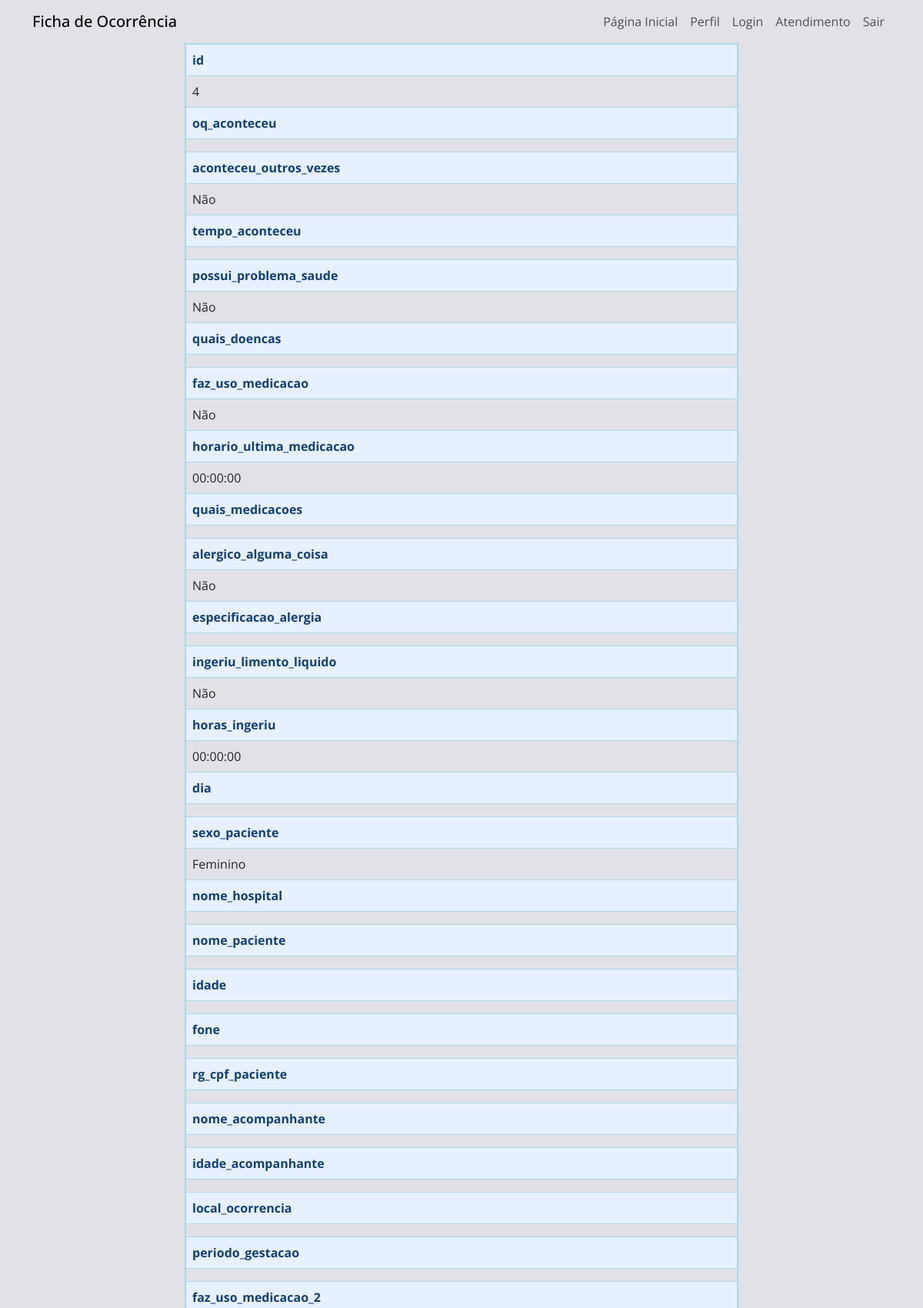
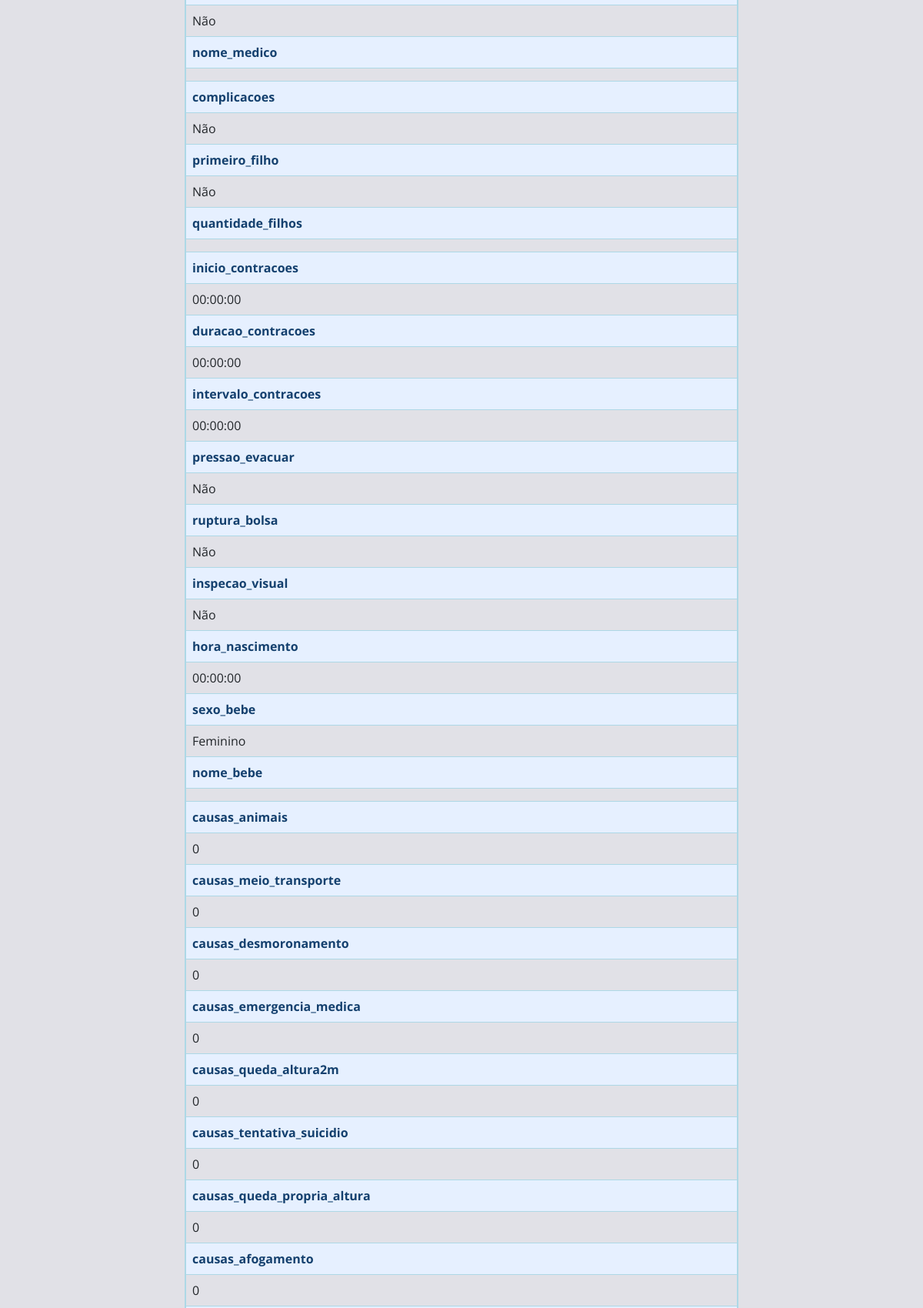
The page /buscar_ocorrencias.php (upper part) on the database its author committed (2 pictures, top to bottom).
### tables this page shows
CREATE TABLE `ficha_ocorrencia` (
  `id` int(11) NOT NULL,
  `oq_aconteceu` text DEFAULT NULL,
  `aconteceu_outros_vezes` enum('Sim','Não') DEFAULT NULL,
  `tempo_aconteceu` text DEFAULT NULL,
  `possui_problema_saude` enum('Sim','Não') DEFAULT NULL,
  `quais_doencas` text DEFAULT NULL,
  `faz_uso_medicacao` enum('Sim','Não') DEFAULT NULL,
  `horario_ultima_medicacao` time DEFAULT NULL,
  `quais_medicacoes` text DEFAULT NULL,
  `alergico_alguma_coisa` enum('Sim','Não') DEFAULT NULL,
  `especificacao_alergia` text DEFAULT NULL,
  `ingeriu_limento_liquido` enum('Sim','Não') DEFAULT NULL,
  `horas_ingeriu` time DEFAULT NULL,
  `dia` text DEFAULT NULL,
  `sexo_paciente` enum('Masculino','Feminino','Outro') DEFAULT NULL,
  `nome_hospital` varchar(255) DEFAULT NULL,
  `nome_paciente` varchar(255) DEFAULT NULL,
  `idade` varchar(45) DEFAULT NULL,
  `fone` varchar(20) DEFAULT NULL,
  `rg_cpf_paciente` varchar(20) DEFAULT NULL,
  `nome_acompanhante` varchar(255) DEFAULT NULL,
  `idade_acompanhante` varchar(45) DEFAULT NULL,
  `local_ocorrencia` varchar(255) DEFAULT NULL,
  `periodo_gestacao` varchar(45) DEFAULT NULL,
  `faz_uso_medicacao_2` enum('Sim','Não') DEFAULT NULL,
  `nome_medico` varchar(255) DEFAULT NULL,
  `complicacoes` enum('Sim','Não') DEFAULT NULL,
  `primeiro_filho` enum('Sim','Não') DEFAULT NULL,
  `quantidade_filhos` varchar(45) DEFAULT NULL,
  `inicio_contracoes` time DEFAULT NULL,
  `duracao_contracoes` time DEFAULT NULL,
  `intervalo_contracoes` time DEFAULT NULL,
  `pressao_evacuar` enum('Sim','Não') DEFAULT NULL,
  `ruptura_bolsa` enum('Sim','Não') DEFAULT NULL,
  `inspecao_visual` enum('Sim','Não') DEFAULT NULL,
  `hora_nascimento` time DEFAULT NULL,
  `sexo_bebe` enum('Masculino','Feminino','Outro') DEFAULT NULL,
  `nome_bebe` varchar(255) DEFAULT NULL,
  `causas_animais` int(11) DEFAULT NULL,
  `causas_meio_transporte` int(11) DEFAULT NULL,
  `causas_desmoronamento` int(11) DEFAULT NULL,
  `causas_emergencia_medica` int(11) DEFAULT NULL,
  `causas_queda_altura2m` int(11) DEFAULT NULL,
  `causas_tentativa_suicidio` int(11) DEFAULT NULL,
  `causas_queda_propria_altura` int(11) DEFAULT NULL,
  `causas_afogamento` int(11) DEFAULT NULL,
  `causas_agressao` int(11) DEFAULT NULL,
  `causas_atropelamento` int(11) DEFAULT NULL,
  `causas_choque_eletrico` int(11) DEFAULT NULL,
  `causas_desabamento` int(11) DEFAULT NULL,
  `causas_domestico` int(11) DEFAULT NULL,
  `causas_esportivo` int(11) DEFAULT NULL,
  `causas_intoxicacao` int(11) DEFAULT NULL,
  `causas_queda_bicicleta` int(11) DEFAULT NULL,
  `causas_queda_moto` int(11) DEFAULT NULL,
  `causas_queda_nivel_2m` int(11) DEFAULT NULL,
  `causas_trabalho` int(11) DEFAULT NULL,
  `causas_transferencia` int(11) DEFAULT NULL,
  `outras_causas` text DEFAULT NULL,
  `espontanea` int(11) DEFAULT NULL,
  `comando_verbal` int(11) DEFAULT NULL,
  `estimulo_doloroso` int(11) DEFAULT NULL,
  `nenhuma` int(11) DEFAULT NULL,
  `orientado` int(11) DEFAULT NULL,
  `palavras_frase_apropriadas` int(11) DEFAULT NULL,
  `conflito` int(11) DEFAULT NULL,
  `palavras_inapropriadas` int(11) DEFAULT NULL,
  `palavras_inapropriadas2` int(11) DEFAULT NULL,
  `choro_persistente` int(11) DEFAULT NULL,
  `palavras_incompreensiveis` int(11) DEFAULT NULL,
  `sons_incompreensiveis` int(11) DEFAULT NULL,
  `nenhuma_resposta_verbal` int(11) DEFAULT NULL,
  `obedece_comandos` int(11) DEFAULT NULL,
  `obedece_prontamente` int(11) DEFAULT NULL,
  `localiza_dor` int(11) DEFAULT NULL,
  `localiza_dor_ou_estimulo_tatil` int(11) DEFAULT NULL,
  `movimento_de_retirada` int(11) DEFAULT NULL,
  `retirada_do_segmento_estimulado` int(11) DEFAULT NULL,
  `flexao_anormal` int(11) DEFAULT NULL,
  `flexao_anormal2` int(11) DEFAULT NULL,
  `extensao_anormal` int(11) DEFAULT NULL,
  `extensao_anormal2` int(11) DEFAULT NULL,
  `nenhuma_resposta_motora` int(11) DEFAULT NULL,
  `ausencia` int(11) DEFAULT NULL,
  `total_gcs_1` varchar(45) DEFAULT NULL,
  `total_gcs_2` varchar(45) DEFAULT NULL,
  `pressao_arterial1` varchar(20) DEFAULT NULL,
  `pressao_arterial2` varchar(20) DEFAULT NULL,
  `pulso` varchar(20) DEFAULT NULL,
  `respiracao` varchar(20) DEFAULT NULL,
  `pulsacao1` varchar(20) DEFAULT NULL,
  `pulsacao2` varchar(20) DEFAULT NULL,
  `temperatura` varchar(20) DEFAULT NULL,
  `perfusao` varchar(20) DEFAULT NULL,
  `anormal` varchar(40) DEFAULT NULL,
  `normal` varchar(45) DEFAULT NULL,
  `psiquiatrico` enum('Sim','Não') DEFAULT NULL,
  `respiratorio` varchar(45) DEFAULT NULL,
  `diabetes` varchar(45) DEFAULT NULL,
  `obstetrico` varchar(45) DEFAULT NULL,
  `transporte` varchar(45) DEFAULT NULL,
  `prob_outros` text DEFAULT NULL,
  `localFerimento` varchar(255) DEFAULT NULL,
  `lado` varchar(255) DEFAULT NULL,
  `face` varchar(255) DEFAULT NULL,
  `tipo` varchar(255) DEFAULT NULL,
  `cabecaGrau` int(11) DEFAULT NULL,
  `cabecaGrau2` int(11) NOT NULL,
  `cabecaGrau3` int(11) NOT NULL,
  `cabecaGrau4` int(11) NOT NULL,
  `pescocoGrau` int(11) DEFAULT NULL,
  `pescocoGrau2` int(11) NOT NULL,
  `pescocoGrau3` int(11) NOT NULL,
  `pescocoGrau4` int(11) NOT NULL,
  `tantGrau` int(11) DEFAULT NULL,
  `tantGrau2` int(11) NOT NULL,
  `tantGrau3` int(11) NOT NULL,
  `tantGrau4` int(11) NOT NULL,
  `tposGrau` int(11) DEFAULT NULL,
  `tposGrau2` int(11) NOT NULL,
  `tposGrau3` int(11) NOT NULL,
  `tposGrau4` int(11) NOT NULL,
  `genitalGrau` int(11) DEFAULT NULL,
  `genitalGrau2` int(11) NOT NULL,
  `genitalGrau3` int(11) NOT NULL,
  `genitalGrau4` int(11) NOT NULL,
  `middireitoGrau` int(11) DEFAULT NULL,
  `middireitoGrau2` int(11) NOT NULL,
  `middireitoGrau3` int(11) NOT NULL,
  `middireitoGrau4` int(11) NOT NULL,
  `midesquerdoGrau` int(11) DEFAULT NULL,
  `midesquerdoGrau2` int(11) NOT NULL,
  `midesquerdoGrau3` int(11) NOT NULL,
  `midesquerdoGrau4` int(11) NOT NULL,
  `msdGrau` int(11) DEFAULT NULL,
  `msdGrau2` int(11) NOT NULL,
  `msdGrau3` int(11) NOT NULL,
  `msdGrau4` int(11) NOT NULL,
  `mseGrau` int(11) DEFAULT NULL,
  `mseGrau2` int(11) NOT NULL,
  `mseGrau3` int(11) NOT NULL,
  `mseGrau4` int(11) NOT NULL,
  `Abdomem_sensivel_rigido` tinyint(1) DEFAULT NULL,
  `Afundamento_cranio` tinyint(1) DEFAULT NULL,
  `Agitacao` tinyint(1) DEFAULT NULL,
  `Apineia` tinyint(1) DEFAULT NULL,
  `Bradicardia` tinyint(1) DEFAULT NULL,
  `Bradipneia` tinyint(1) DEFAULT NULL,
  `Bronco_aspirando` tinyint(1) DEFAULT NULL,
  `Cianose_labios` tinyint(1) DEFAULT NULL,
  `Cianose_extremidade` tinyint(1) DEFAULT NULL,
  `Convulsao` tinyint(1) DEFAULT NULL,
  `Decorticacao` tinyint(1) DEFAULT NULL,
  `Deformidade` tinyint(1) DEFAULT NULL,
  `Descerebracao` tinyint(1) DEFAULT NULL,
  `Desmaio` tinyint(1) DEFAULT NULL,
  `Desvio_traqueia` tinyint(1) DEFAULT NULL,
  `Dispneia` tinyint(1) DEFAULT NULL,
  `Dor_local` tinyint(1) DEFAULT NULL,
  `Edema_generalizados` tinyint(1) DEFAULT NULL,
  `Edema_localizados` tinyint(1) DEFAULT NULL,
  `Enfisema_subcutaneo` tinyint(1) DEFAULT NULL,
  `Estase_jugular` tinyint(1) DEFAULT NULL,
  `Face_palida` tinyint(1) DEFAULT NULL,
  `Hipertensao` tinyint(1) DEFAULT NULL,
  `Hipotensao` tinyint(1) DEFAULT NULL,
  `Hemorragia_interna` tinyint(1) DEFAULT NULL,
  `Hemorragia_externa` tinyint(1) DEFAULT NULL,
  `Nauseas_vomitos` tinyint(1) DEFAULT NULL,
  `Nasoragia` tinyint(1) DEFAULT NULL,
  `Obito` tinyint(1) DEFAULT NULL,
  `Otorreia` tinyint(1) DEFAULT NULL,
  `OVACE` tinyint(1) DEFAULT NULL,
  `Parada_cardiaca` tinyint(1) DEFAULT NULL,
  `Parada_respiratoria` tinyint(1) DEFAULT NULL,
  `Priaprismo` tinyint(1) DEFAULT NULL,
  `Prurido_pele` tinyint(1) DEFAULT NULL,
  `Pupilas_anisocoria` tinyint(1) DEFAULT NULL,
  `Pupilas_isocoria` tinyint(1) DEFAULT NULL,
  `Pupilas_midriase` tinyint(1) DEFAULT NULL,
  `Pupilas_miose` tinyint(1) DEFAULT NULL,
  `Pupilas_reagente` tinyint(1) DEFAULT NULL,
  `Pupilas_nao_reagente` tinyint(1) DEFAULT NULL,
  `Sede` tinyint(1) DEFAULT NULL,
  `Sinal_battle` tinyint(1) DEFAULT NULL,
  `Sinal_guaxinim` tinyint(1) DEFAULT NULL,
  `Sudorese` tinyint(1) DEFAULT NULL,
  `Taquipneia` tinyint(1) DEFAULT NULL,
  `Taquicardia` tinyint(1) DEFAULT NULL,
  `Tontura` tinyint(1) DEFAULT NULL,
  `Outros` tinyint(1) DEFAULT NULL,
  `Deitada` tinyint(1) DEFAULT NULL,
  `Semi_deitada` tinyint(1) DEFAULT NULL,
  `Sentada` tinyint(1) DEFAULT NULL,
  `Aspiracao` tinyint(1) DEFAULT NULL,
  `Avaliacao_Inicial` tinyint(1) DEFAULT NULL,
  `Avaliacao_Dirigida` tinyint(1) DEFAULT NULL,
  `Avaliacao_Continuada` tinyint(1) DEFAULT NULL,
  `Chave_de_Rautek` tinyint(1) DEFAULT NULL,
  `Canula_de_Guedel` tinyint(1) DEFAULT NULL,
  `Desobstrucao_de_VA` tinyint(1) DEFAULT NULL,
  `Emprego_do_DEA` tinyint(1) DEFAULT NULL,
  `Gerenciamento_de_Riscos` tinyint(1) DEFAULT NULL,
  `Limpeza_de_Ferimento` tinyint(1) DEFAULT NULL,
  `Curativos` tinyint(1) DEFAULT NULL,
  `Compressivo` tinyint(1) DEFAULT NULL,
  `Encravamento` tinyint(1) DEFAULT NULL,
  `Ocular` tinyint(1) DEFAULT NULL,
  `Queimadura` tinyint(1) DEFAULT NULL,
  `Simples` tinyint(1) DEFAULT NULL,
  `Tres_pontas` tinyint(1) DEFAULT NULL,
  `Imobilizacoes` tinyint(1) DEFAULT NULL,
  `Membro_Inf_Dir` tinyint(1) DEFAULT NULL,
  `Membro_Inf_Esq` tinyint(1) DEFAULT NULL,
  `Membro_Sup_Dir` tinyint(1) DEFAULT NULL,
  `Membro_Sup_Esq` tinyint(1) DEFAULT NULL,
  `Quadril` tinyint(1) DEFAULT NULL,
  `Cervical` tinyint(1) DEFAULT NULL,
  `Maca_sobre_rodas` tinyint(1) DEFAULT NULL,
  `Maca_rigida` tinyint(1) DEFAULT NULL,
  `Ponte` tinyint(1) DEFAULT NULL,
  `Retirado_capacete` tinyint(1) DEFAULT NULL,
  `RCP` tinyint(1) DEFAULT NULL,
  `Rolamento_90` tinyint(1) DEFAULT NULL,
  `Rolamento_180` tinyint(1) DEFAULT NULL,
  `Tomada_decisao` tinyint(1) DEFAULT NULL,
  `Tratado_choque` tinyint(1) DEFAULT NULL,
  `Uso_de_canula` tinyint(1) DEFAULT NULL,
  `Uso_colar` tinyint(1) DEFAULT NULL,
  `Tam_colar` varchar(45) DEFAULT NULL,
  `Uso_Ked` tinyint(1) DEFAULT NULL,
  `Uso_Ttf` tinyint(1) DEFAULT NULL,
  `Ventilacao_suporte` tinyint(1) DEFAULT NULL,
  `Oxigenioterapia` varchar(45) DEFAULT NULL,
  `LPM` int(11) DEFAULT NULL,
  `Reanimador` varchar(45) DEFAULT NULL,
  `Meio_auxiliares` tinyint(1) DEFAULT NULL,
  `CELESC` tinyint(1) DEFAULT NULL,
  `Def_civil` tinyint(1) DEFAULT NULL,
  `Policia` tinyint(1) DEFAULT NULL,
  `Policia_Civil` tinyint(1) DEFAULT NULL,
  `Policia_Militar` tinyint(1) DEFAULT NULL,
  `Policia_PRE` tinyint(1) DEFAULT NULL,
  `Policia_PRF` tinyint(1) DEFAULT NULL,
  `Samu` tinyint(1) DEFAULT NULL,
  `USA` tinyint(1) DEFAULT NULL,
  `USB` tinyint(1) DEFAULT NULL,
  `CIT` tinyint(1) DEFAULT NULL,
  `Digite` varchar(255) DEFAULT NULL,
  `material` varchar(255) DEFAULT NULL,
  `quantidade` int(11) DEFAULT NULL,
  `material_extra` varchar(255) DEFAULT NULL,
  `quantidade_extra` int(11) DEFAULT NULL,
  `objetos_recolhidos` varchar(255) DEFAULT NULL,
  `dist_comportamento` enum('Sim','Não') DEFAULT NULL,
  `encontr_capacete` enum('Sim','Não') DEFAULT NULL,
  `encontr_cinto` enum('Sim','Não') DEFAULT NULL,
  `para_brisas_avariado` enum('Sim','Não') DEFAULT NULL,
  `caminhando_na_cena` enum('Sim','Não') DEFAULT NULL,
  `painel_avariado` enum('Sim','Não') DEFAULT NULL,
  `volante_torcido` enum('Sim','Não') DEFAULT NULL,
  `n_usd` varchar(45) DEFAULT NULL,
  `n_ocorr` varchar(45) DEFAULT NULL,
  `desp` varchar(255) DEFAULT NULL,
  `km_final` varchar(45) DEFAULT NULL,
  `cod_ir` varchar(45) DEFAULT NULL,
  `cod_ps` varchar(45) DEFAULT NULL,
  `h_ch` varchar(255) DEFAULT NULL,
  `cod_sia_sus` varchar(255) DEFAULT NULL,
  `medico_responsavel` varchar(255) DEFAULT NULL,
  `socorrista1` varchar(255) DEFAULT NULL,
  `socorrista2` varchar(255) DEFAULT NULL,
  `socorrista3` varchar(255) DEFAULT NULL,
  `demandante` varchar(255) DEFAULT NULL,
  `equipe` varchar(255) DEFAULT NULL
);

### buscar_ocorrencias.php (the view, shortened to what this page needs)
<!DOCTYPE html>
<html>
<head>
    <link href="https://cdn.jsdelivr.net/npm/bootstrap@5.3.2/dist/css/bootstrap.min.css" rel="stylesheet"
>
</head>
<body id="body">
<nav id="navbarra" class="navbar navbar-expand-lg d-none d-lg-block">
        <div class="container">
            <a class="navbar-brand mb-0 h1" href="index.php">Ficha de Ocorrência</a>
            <ul class="navbar-nav ml-auto">
                <li class="nav-item">
                    <a class="nav-link" href="index.php">Página Inicial</a>
                </li>
                <li class="nav-item">
                    <a class="nav-link" href="perfil.php">Perfil</a>
                </li>
                <li class="nav-item">
                    <a class="nav-link" href="login.html">Login</a>
                </li>
                <li class="nav-item">
                    <a class="nav-link" href="atendente.php">Atendimento</a>
                </li>
                <form action="logout.php" method="post">
                    <input type="submit" name="logout" value="Sair" class="logout-button nav-link" />
                </form>
            </ul>
        </div>
    </nav>
<?php
$servername = "localhost";
$username = "root";
$password = "";
$dbname = "sa_bombeiros";
$tablename = "ficha_ocorrencia";
$conn = new mysqli($servername, $username, $password, $dbname);
$sql = "SELECT * FROM $tablename";
$result = $conn->query($sql);
if ($result->num_rows > 0) {
    echo "<table>";
    $row = $result->fetch_assoc();
    foreach ($row as $key => $value) {
        echo "<tr><th>" . htmlspecialchars($key) . "</th></tr>";
        echo "<tr><td>" . htmlspecialchars($value) . "</td></tr>";
    }
    echo "</table>";
} else {
    echo "Nenhum resultado encontrado na tabela '$tablename'.";
}
?>
</body>
</html>

### buscar_ocorrencias.php (style rules this page uses)
table { border-collapse: collapse; width: 60%; max-width: 800px; margin: 0 auto; border: 2px solid lightblue; border-radius: 8px; }
th, td { border: 1px solid lightblue; text-align: left; padding: 8px; }
th { background-color: #e6f0ff; color: #14406e; }
#body { background-color: rgba(173, 172, 191, 0.361); font-family: 'Open Sans', coursive; }
#navbarra { background-color: transparent; font-weight: 400; }

### rows shown on the page
ficha_ocorrencia: id "4", aconteceu_outros_vezes "Não", possui_problema_saude "Não", faz_uso_medicacao "Não", horario_ultima_medicacao "00:00:00", alergico_alguma_coisa "Não", ingeriu_limento_liquido "Não", horas_ingeriu "00:00:00", sexo_paciente "Feminino", faz_uso_medicacao_2 "Não", complicacoes "Não", primeiro_filho "Não", inicio_contracoes "00:00:00", duracao_contracoes "00:00:00", intervalo_contracoes "00:00:00", pressao_evacuar "Não", ruptura_bolsa "Não", inspecao_visual "Não", hora_nascimento "00:00:00", sexo_bebe "Feminino", causas_animais "0", causas_meio_transporte "0", causas_desmoronamento "0", causas_emergencia_medica "0", causas_queda_altura2m "0", causas_tentativa_suicidio "0", causas_queda_propria_altura "0", causas_afogamento "0"

### other values the page prints
$key "id"
$key "oq_aconteceu"
$key "aconteceu_outros_vezes"
$key "tempo_aconteceu"
$key "possui_problema_saude"
$key "quais_doencas"
$key "faz_uso_medicacao"
$key "horario_ultima_medicacao"
$key "quais_medicacoes"
$key "alergico_alguma_coisa"
$key "especificacao_alergia"
$key "ingeriu_limento_liquido"
$key "horas_ingeriu"
$key "dia"
$key "sexo_paciente"
